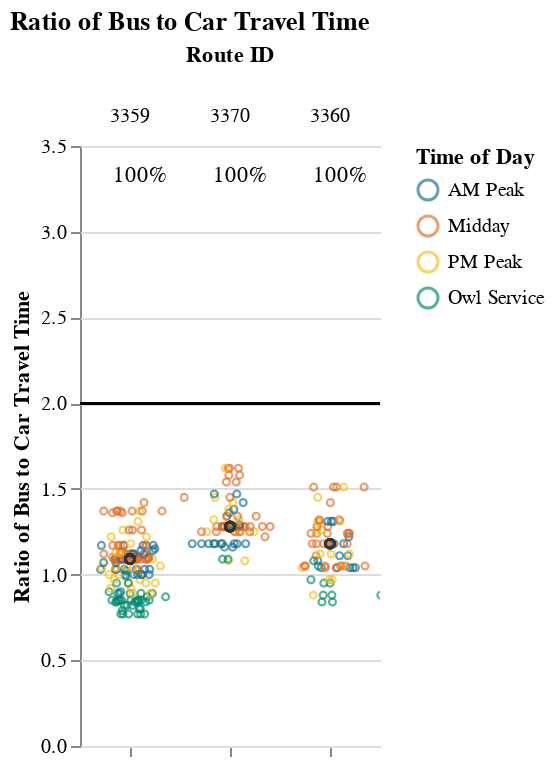
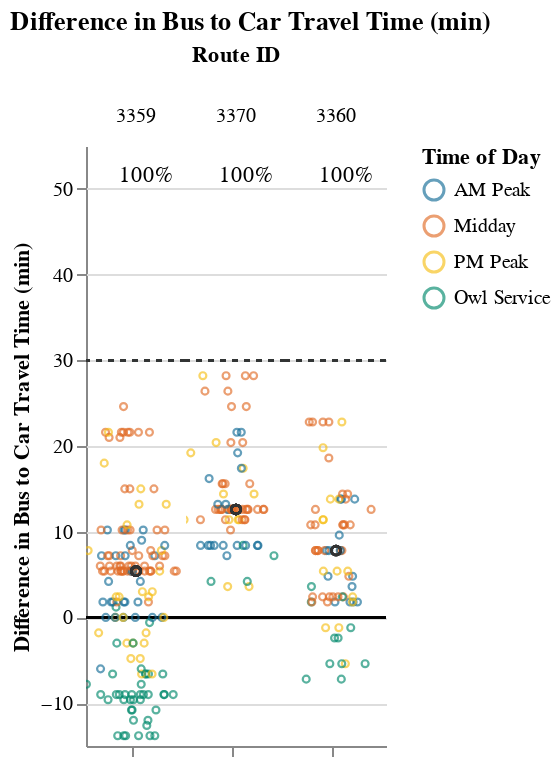

Here is the notebook cell these charts were saved with, in order:
### Markdown cell above
### Medium Routes (1-1.5 hrs)

### Code cell
route_group = "medium"
try:
    display_charts_for_route_group(df, route_group)
except:
    print("No routes meet this criteria.")

### Figure 1 — Vega-Lite specification as saved in the notebook (floating-point values rounded to 4 significant figures; data arrays with more than 128 entries replaced by an {"elided": "..."} marker saying what was removed)
{"config": {"view": {"continuousWidth": 400, "continuousHeight": 300, "stroke": null}, "facet": {"spacing": 0}}, "data": {"name": "data-0ba3f5120c364adf742077835d71f926"}, "facet": {"column": {"field": "route_id", "sort": ["3359", "3370", "3360"], "title": "Route ID", "type": "nominal"}}, "spec": {"layer": [{"mark": "rule", "encoding": {"color": {"value": "black"}, "y": {"field": "cutoff", "type": "quantitative"}}, "selection": {"selector003": {"type": "interval", "bind": "scales", "encodings": ["x", "y"]}}}, {"mark": {"type": "point", "opacity": 0.65, "size": 12, "strokeWidth": 1.1}, "encoding": {"color": {"field": "time_of_day", "scale": {"range": ["#136C97", "#E16B26", "#F6BF16", "#00896B", "#7790A3", "#5B559C"]}, "sort": ["AM Peak", "Midday", "PM Peak", "Owl Service"], "title": "Time of Day", "type": "nominal"}, "tooltip": [{"field": "route_id", "type": "nominal"}, {"field": "route_name", "type": "nominal"}, {"field": "trip_id", "type": "nominal"}, {"field": "service_hours", "type": "quantitative"}, {"field": "car_duration_hours", "type": "quantitative"}, {"field": "bus_multiplier", "type": "quantitative"}, {"field": "bus_difference", "type": "quantitative"}, {"field": "num_trips", "type": "quantitative"}, {"field": "num_competitive", "type": "quantitative"}, {"field": "pct_trips_competitive", "type": "quantitative"}, {"field": "pct_below_cutoff", "type": "quantitative"}, {"field": "p25", "type": "quantitative"}, {"field": "p50", "type": "quantitative"}, {"field": "p75", "type": "quantitative"}], "x": {"axis": {"grid": false, "labels": false, "ticks": true, "values": [0]}, "field": "jitter", "scale": {}, "title": null, "type": "quantitative"}, "y": {"field": "bus_multiplier", "scale": {"domain": [0, 3.3]}, "title": "Ratio of Bus to Car Travel Time", "type": "quantitative"}}, "transform": [{"calculate": "sqrt(-2*log(random()))*cos(2*PI*random())", "as": "jitter"}], "width": 50}, {"layer": [{"mark": {"type": "point", "opacity": 0.6, "size": 20, "strokeWidth": 1.3}, "encoding": {"color": {"value": "#323434"}, "y": {"field": "bus_multiplier", "type": "quantitative"}}, "transform": [{"filter": "(datum.p50_trip === 1)"}]}, {"mark": {"type": "text", "align": "center", "baseline": "middle"}, "encoding": {"color": {"value": "black"}, "text": {"field": "pct_trips_competitive", "format": ".0%", "type": "quantitative"}, "tooltip": [{"field": "route_id", "type": "nominal"}, {"field": "route_name", "type": "nominal"}, {"field": "trip_id", "type": "nominal"}, {"field": "service_hours", "type": "quantitative"}, {"field": "car_duration_hours", "type": "quantitative"}, {"field": "bus_multiplier", "type": "quantitative"}, {"field": "bus_difference", "type": "quantitative"}, {"field": "num_trips", "type": "quantitative"}, {"field": "num_competitive", "type": "quantitative"}, {"field": "pct_trips_competitive", "type": "quantitative"}, {"field": "pct_below_cutoff", "type": "quantitative"}, {"field": "p25", "type": "quantitative"}, {"field": "p50", "type": "quantitative"}, {"field": "p75", "type": "quantitative"}], "x": {"value": 30}, "y": {"value": 15}}, "transform": [{"calculate": "sqrt(-2*log(random()))*cos(2*PI*random())", "as": "jitter"}, {"filter": "(datum.fastest_trip === 1)"}]}]}]}, "resolve": {"scale": {"y": "shared"}}, "title": "Ratio of Bus to Car Travel Time", "$schema": "https://vega.github.io/schema/vega-lite/v4.17.0.json", "datasets": {"data-0ba3f5120c364adf742077835d71f926": {"elided": "300 records"}}}

### Figure 2 — Vega-Lite specification as saved in the notebook (floating-point values rounded to 4 significant figures; data arrays with more than 128 entries replaced by an {"elided": "..."} marker saying what was removed)
{"config": {"view": {"continuousWidth": 400, "continuousHeight": 300, "stroke": null}, "facet": {"spacing": 0}}, "data": {"name": "data-42bb24d90bf56a6ed2f15354ac2be161"}, "facet": {"column": {"field": "route_id", "sort": ["3359", "3370", "3360"], "title": "Route ID", "type": "nominal"}}, "spec": {"layer": [{"mark": "rule", "encoding": {"color": {"value": "black"}, "y": {"field": "cutoff", "type": "quantitative"}}, "selection": {"selector004": {"type": "interval", "bind": "scales", "encodings": ["x", "y"]}}}, {"mark": {"type": "rule", "strokeDash": [3, 3]}, "encoding": {"color": {"value": "#323434"}, "y": {"field": "cutoff2", "type": "quantitative"}}}, {"mark": {"type": "point", "opacity": 0.65, "size": 12, "strokeWidth": 1.1}, "encoding": {"color": {"field": "time_of_day", "scale": {"range": ["#136C97", "#E16B26", "#F6BF16", "#00896B", "#7790A3", "#5B559C"]}, "sort": ["AM Peak", "Midday", "PM Peak", "Owl Service"], "title": "Time of Day", "type": "nominal"}, "tooltip": [{"field": "route_id", "type": "nominal"}, {"field": "route_name", "type": "nominal"}, {"field": "trip_id", "type": "nominal"}, {"field": "service_hours", "type": "quantitative"}, {"field": "car_duration_hours", "type": "quantitative"}, {"field": "bus_multiplier", "type": "quantitative"}, {"field": "bus_difference", "type": "quantitative"}, {"field": "num_trips", "type": "quantitative"}, {"field": "num_competitive", "type": "quantitative"}, {"field": "pct_trips_competitive", "type": "quantitative"}, {"field": "pct_below_cutoff", "type": "quantitative"}, {"field": "p25", "type": "quantitative"}, {"field": "p50", "type": "quantitative"}, {"field": "p75", "type": "quantitative"}], "x": {"axis": {"grid": false, "labels": false, "ticks": true, "values": [0]}, "field": "jitter", "scale": {}, "title": null, "type": "quantitative"}, "y": {"field": "bus_difference", "scale": {"domain": [-13.8, 51.0]}, "title": "Difference in Bus to Car Travel Time (min)", "type": "quantitative"}}, "transform": [{"calculate": "sqrt(-2*log(random()))*cos(2*PI*random())", "as": "jitter"}], "width": 50}, {"layer": [{"mark": {"type": "point", "opacity": 0.6, "size": 20, "strokeWidth": 1.3}, "encoding": {"color": {"value": "#323434"}, "y": {"field": "bus_difference", "type": "quantitative"}}, "transform": [{"filter": "(datum.p50_trip === 1)"}]}, {"mark": {"type": "text", "align": "center", "baseline": "middle"}, "encoding": {"color": {"value": "black"}, "text": {"field": "pct_trips_competitive", "format": ".0%", "type": "quantitative"}, "tooltip": [{"field": "route_id", "type": "nominal"}, {"field": "route_name", "type": "nominal"}, {"field": "trip_id", "type": "nominal"}, {"field": "service_hours", "type": "quantitative"}, {"field": "car_duration_hours", "type": "quantitative"}, {"field": "bus_multiplier", "type": "quantitative"}, {"field": "bus_difference", "type": "quantitative"}, {"field": "num_trips", "type": "quantitative"}, {"field": "num_competitive", "type": "quantitative"}, {"field": "pct_trips_competitive", "type": "quantitative"}, {"field": "pct_below_cutoff", "type": "quantitative"}, {"field": "p25", "type": "quantitative"}, {"field": "p50", "type": "quantitative"}, {"field": "p75", "type": "quantitative"}], "x": {"value": 30}, "y": {"value": 15}}, "transform": [{"calculate": "sqrt(-2*log(random()))*cos(2*PI*random())", "as": "jitter"}, {"filter": "(datum.fastest_trip === 1)"}]}]}]}, "resolve": {"scale": {"y": "shared"}}, "title": "Difference in Bus to Car Travel Time (min)", "$schema": "https://vega.github.io/schema/vega-lite/v4.17.0.json", "datasets": {"data-42bb24d90bf56a6ed2f15354ac2be161": {"elided": "300 records"}}}
